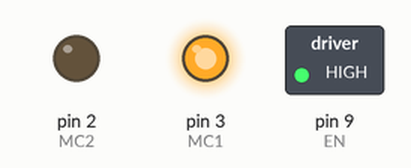
Simulated run of this sketch. Board: Arduino Uno, built with avr-gcc and run on an emulated ATmega328P. Parts: switched loads named in the sketch (green lamp = pin HIGH), output pins drawn as LEDs (lit = HIGH).

Above: at 0.1 s.
Timing chart, 0 to 1.6 s (numbered marks = the images above):
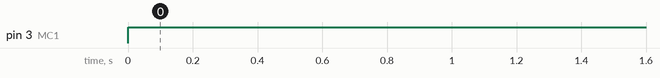

The sketch:

Blink_LED.ino
```cpp
const int EN=9; //H-Br0 Enable
const int MC1=3; //Motor Control 1
const int MC2=2; //Motor Control 2

int velocity = 255; //Hastighed (0-255)


void setup() {
  // put your setup code here, to run once:
  pinMode(EN, OUTPUT);
  pinMode(MC1, OUTPUT);
  pinMode(MC2, OUTPUT);
  brake();
  Serial.begin(9600);
}

void loop()
{
  digitalWrite(EN, HIGH);
  digitalWrite(MC1, HIGH);
  digitalWrite(MC2, LOW);
  analogWrite(EN, velocity);
  delay(5000);
}

void forward(int rate) //Motor kører frem ved værdi mellem (0-255)
{
  digitalWrite(EN, LOW);
  digitalWrite(MC1, HIGH);
  digitalWrite(MC2, LOW);
  analogWrite(EN, rate);
}

void reverse(int rate) //Motor kører baglæns ved værdi mellem (0-255)
{
  digitalWrite(EN, LOW);
  digitalWrite(MC1, LOW);
  digitalWrite(MC2, HIGH);
  analogWrite(EN, rate);
}

void brake() //Motor bremser
{
  digitalWrite(EN, LOW);
  digitalWrite(MC1, LOW);
  digitalWrite(MC2, LOW);
  digitalWrite(EN, HIGH);
}
```

Measured:
- by itself, pin 3 (MC1): LOW → HIGH at 0.00 s
